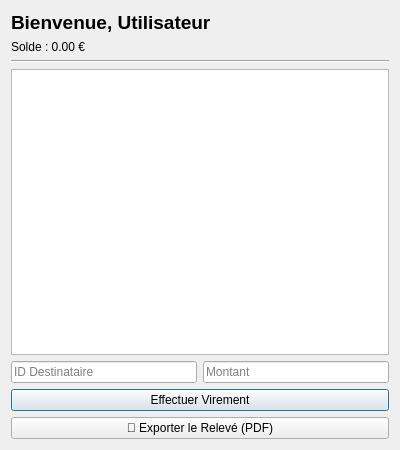
<?xml version="1.0" encoding="UTF-8"?>
<ui version="4.0">
 <class>Dashboard</class>
 <widget class="QDialog" name="Dashboard">
  <property name="windowTitle">
   <string>Mon Compte - My Bank</string>
  </property>
  <property name="geometry">
   <rect>
    <x>0</x>
    <y>0</y>
    <width>400</width>
    <height>450</height>
   </rect>
  </property>
  <layout class="QVBoxLayout" name="mainLayout">
   <item>
    <widget class="QLabel" name="welcomeLabel">
     <property name="text">
      <string>Bienvenue, Utilisateur</string>
     </property>
     <property name="font">
      <font>
       <pointsize>14</pointsize>
       <bold>true</bold>
      </font>
     </property>
    </widget>
   </item>
   <item>
    <widget class="QLabel" name="balanceLabel">
     <property name="text">
      <string>Solde : 0.00 €</string>
     </property>
    </widget>
   </item>
   <item>
    <widget class="QFrame" name="line">
     <property name="frameShape">
      <enum>QFrame::HLine</enum>
     </property>
     <property name="frameShadow">
      <enum>QFrame::Sunken</enum>
     </property>
    </widget>
   </item>
   <item>
    <widget class="QListWidget" name="historyList">
     <property name="toolTip">
      <string>Dernières opérations</string>
     </property>
    </widget>
   </item>
   <item>
    <layout class="QHBoxLayout" name="transferLayout">
     <item>
      <widget class="QLineEdit" name="destInput">
       <property name="placeholderText">
        <string>ID Destinataire</string>
       </property>
      </widget>
     </item>
     <item>
      <widget class="QLineEdit" name="amountInput">
       <property name="placeholderText">
        <string>Montant</string>
       </property>
      </widget>
     </item>
    </layout>
   </item>
   <item>
    <widget class="QPushButton" name="transferButton">
     <property name="text">
      <string>Effectuer Virement</string>
     </property>
    </widget>
   </item>
   <item>
    <widget class="QPushButton" name="pdfButton">
     <property name="text">
      <string>📄 Exporter le Relevé (PDF)</string>
     </property>
    </widget>
   </item>
  </layout>
 </widget>
 <resources/>
 <connections/>
</ui>
